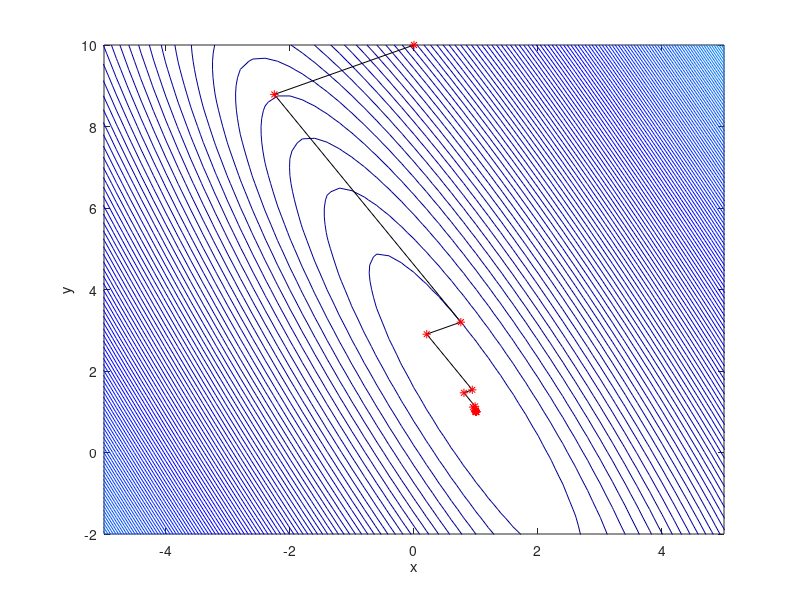
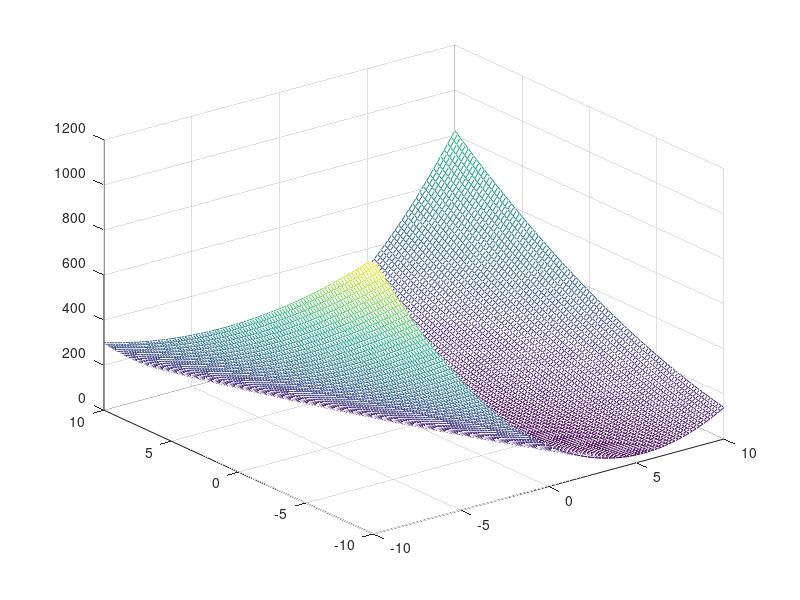

Write MATLAB code to recreate these figures, in order. (Note: this script raises an error after producing the figures.)
clc;clear all;close all
%% ======================= Part 1 =========================================
Q=[10 4; 4 2]; c=[14;6]; a=20; %define objective function
ep=10^(-6); %tolerance
%-------------------------------------------------------------------------
% Suppose the algorithm stops after n tierations.
% Variables: X -- 2-by-n matrix, storing (x_1, x_2) at each iteration;
%            D -- 2-by-n matrix, stroing the descent direction at each
%                 iteration;
%            A -- 1-by-n vector, storing \alpha at each iteration;
%            F -- 1-by-n vector, storing the value of objective function
%                 at each iteration.
X=[]; D=[]; A=[]; F=[]; %declare state, direction, step, function value
%-------------------------------------------------------------------------

X(:,1)=[0;10]; %initialize state
D(:,1)=-Q*X(:,1)+c; %initial direction
A(1,1)=D(:,1)'*D(:,1)/(D(:,1)'*Q*D(:,1)); %initial step size
F(1,1)=X(:,1)'*Q*X(:,1)/2 - c'*X(:,1) + a;
for k=1:1000 %allow 1000 steps to converge
    if(norm(D(:,k))<ep)
        break; 
    end %quit if tolerance reached
%-------------------------------------------------------------------------
%*************************************************************************
% Write the update rule of steepest descent on your own
    X(:,k+1)=X(:,k)+A(1,k)*D(:,k); %update state
    D(:,k+1)=-Q*X(:,k+1)+c; %update direction
    A(1,k+1)=D(:,k+1)'*D(:,k+1)/(D(:,k+1)'*Q*D(:,k+1)); %update step size
    F(1,k+1)=X(:,k+1)'*Q*X(:,k+1)/2 - c'*X(:,k+1) + a;
%*************************************************************************
%-------------------------------------------------------------------------
end
%--------------------------------------------------------------------------
%Contour plot
[xx,yy]=meshgrid(-10:.2:10);
zz=(Q(1,1)*xx.^2+(Q(2,1)+Q(1,2))*xx.*yy+Q(2,2)*yy.^2)/2-c(1)*xx-c(2)*yy+a;

figure
[C,h]=contour(xx,yy,zz,400); hold on, plot(X(1,:),X(2,:),'k',X(1,:),X(2,:),'r*')
hold off, xlabel('x'), ylabel('y')
% set(h,'ShowText','on','TextStep',get(h,'LevelStep')), colormap cool
set(h,'TextStep',get(h,'LevelStep')), colormap jet
axis([-5 5 -2 10])

figure
mesh(xx,yy,zz)
zlim([0 1200])
grid on

% Make table
col_name = {'k','x_1^k','x_2^k','d_1^k','d_2^k','||d^k||_2','alpha^k','f(x^k)'};
T = table([1:length(F)]',X(1,:)',X(2,:)',D(1,:)',D(2,:)',...
    sqrt(D(1,:)'.^2+D(2,:)'.^2),A',F','VariableNames',col_name);
% set desired precision in terms of the number of decimal places
n_decimal = 6;
% create a new table
new_T = varfun(@(x) num2str(x, ['%' sprintf('.%df', n_decimal)]), T);
% preserve the variable names and the row names in the original table
new_T.Properties.VariableNames = T.Properties.VariableNames;
new_T = [T(:,1),new_T(:,2:8)];
new_T

%% ======================= Part 2 =========================================
opt = optimoptions(@fminunc,'Display','iter-detailed','Algorithm',...
    'quasi-newton','HessUpdate','steepdesc','MaxFunctionEvaluations',2000);

%**************************************************************************
% Define the objective function here:
fun = @(x) 5*x(1)^2 + x(2)^2 +4*x(1)*x(2) - 14*x(1) -6*x(2) + 20;
%**************************************************************************
x0 = [0 10]';
%**************************************************************************
% Use fminunc to minize the objective function here:
[x,fval] = fminunc(fun,x0,opt)
%**************************************************************************


%% ======================= Part 3 =========================================
Q=[20 5; 5 2]; c=[14;6]; a=20; %define objective function
ep=10^(-6); %tolerance
%-------------------------------------------------------------------------
% Suppose the algorithm stops after n tierations.
% Variables: X -- 2-by-n matrix, storing (x_1, x_2) at each iteration;
%            D -- 2-by-n matrix, stroing the descent direction at each
%                 iteration;
%            A -- 1-by-n vector, storing \alpha at each iteration;
%            F -- 1-by-n vector, storing the value of objective function
%                 at each iteration.
X=[]; D=[]; A=[]; F=[]; %declare state, direction, step, function value
%-------------------------------------------------------------------------

X(:,1)=[40;-100]; %initialize state
D(:,1)=-Q*X(:,1)+c; %initial direction
A(1,1)=D(:,1)'*D(:,1)/(D(:,1)'*Q*D(:,1)); %initial step size
F(1,1)=X(:,1)'*Q*X(:,1)/2 - c'*X(:,1) + a;
for k=1:1000 %allow 1000 steps to converge
    if(norm(D(:,k))<ep)
        break; 
    end %quit if tolerance reached
%-------------------------------------------------------------------------
%*************************************************************************
% Write the update rule of steepest descent on your own
    X(:,k+1)=X(:,k)+A(1,k)*D(:,k); %update state
    D(:,k+1)=-Q*X(:,k+1)+c; %update direction
    A(1,k+1)=D(:,k+1)'*D(:,k+1)/(D(:,k+1)'*Q*D(:,k+1)); %update step size
    F(1,k+1)=X(:,k+1)'*Q*X(:,k+1)/2 - c'*X(:,k+1) + a;
%*************************************************************************
%-------------------------------------------------------------------------
end
%--------------------------------------------------------------------------
% Make table
col_name = {'k','x_1^k','x_2^k','d_1^k','d_2^k','||d^k||_2','alpha^k','f(x^k)'};
T = table([1:length(F)]',X(1,:)',X(2,:)',D(1,:)',D(2,:)',...
    sqrt(D(1,:)'.^2+D(2,:)'.^2),A',F','VariableNames',col_name);
% set desired precision in terms of the number of decimal places
n_decimal = 6;
% create a new table
new_T = varfun(@(x) num2str(x, ['%' sprintf('.%df', n_decimal)]), T);
% preserve the variable names and the row names in the original table
new_T.Properties.VariableNames = T.Properties.VariableNames;
new_T = [T(:,1),new_T(:,2:8)];
new_T = [new_T(1:10,:);new_T(height(new_T)-9:height(new_T),:)];
new_T


%% ======================= Part 4 =========================================
Q=[20 5; 5 16]; c=[14;6]; a=20; %define objective function
ep=10^(-6); %tolerance
%-------------------------------------------------------------------------
% Suppose the algorithm stops after n tierations.
% Variables: X -- 2-by-n matrix, storing (x_1, x_2) at each iteration;
%            D -- 2-by-n matrix, stroing the descent direction at each
%                 iteration;
%            A -- 1-by-n vector, storing \alpha at each iteration;
%            F -- 1-by-n vector, storing the value of objective function
%                 at each iteration.
X=[]; D=[]; A=[]; F=[]; %declare state, direction, step, function value
%-------------------------------------------------------------------------

X(:,1)=[40;-100]; %initialize state
D(:,1)=-Q*X(:,1)+c; %initial direction
A(1,1)=D(:,1)'*D(:,1)/(D(:,1)'*Q*D(:,1)); %initial step size
F(1,1)=X(:,1)'*Q*X(:,1)/2 - c'*X(:,1) + a;
for k=1:1000 %allow 1000 steps to converge
    if(norm(D(:,k))<ep)
        break; 
    end %quit if tolerance reached
%-------------------------------------------------------------------------
%*************************************************************************
% Write the update rule of steepest descent on your own
    X(:,k+1)=X(:,k)+A(1,k)*D(:,k); %update state
    D(:,k+1)=-Q*X(:,k+1)+c; %update direction
    A(1,k+1)=D(:,k+1)'*D(:,k+1)/(D(:,k+1)'*Q*D(:,k+1)); %update step size
    F(1,k+1)=X(:,k+1)'*Q*X(:,k+1)/2 - c'*X(:,k+1) + a;
%*************************************************************************
%-------------------------------------------------------------------------
end
%--------------------------------------------------------------------------
% Make table
col_name = {'k','x_1^k','x_2^k','d_1^k','d_2^k','||d^k||_2','alpha^k','f(x^k)'};
T = table([1:length(F)]',X(1,:)',X(2,:)',D(1,:)',D(2,:)',...
    sqrt(D(1,:)'.^2+D(2,:)'.^2),A',F','VariableNames',col_name);
% set desired precision in terms of the number of decimal places
n_decimal = 6;
% create a new table
new_T = varfun(@(x) num2str(x, ['%' sprintf('.%df', n_decimal)]), T);
% preserve the variable names and the row names in the original table
new_T.Properties.VariableNames = T.Properties.VariableNames;
new_T = [T(:,1),new_T(:,2:8)];
new_T
